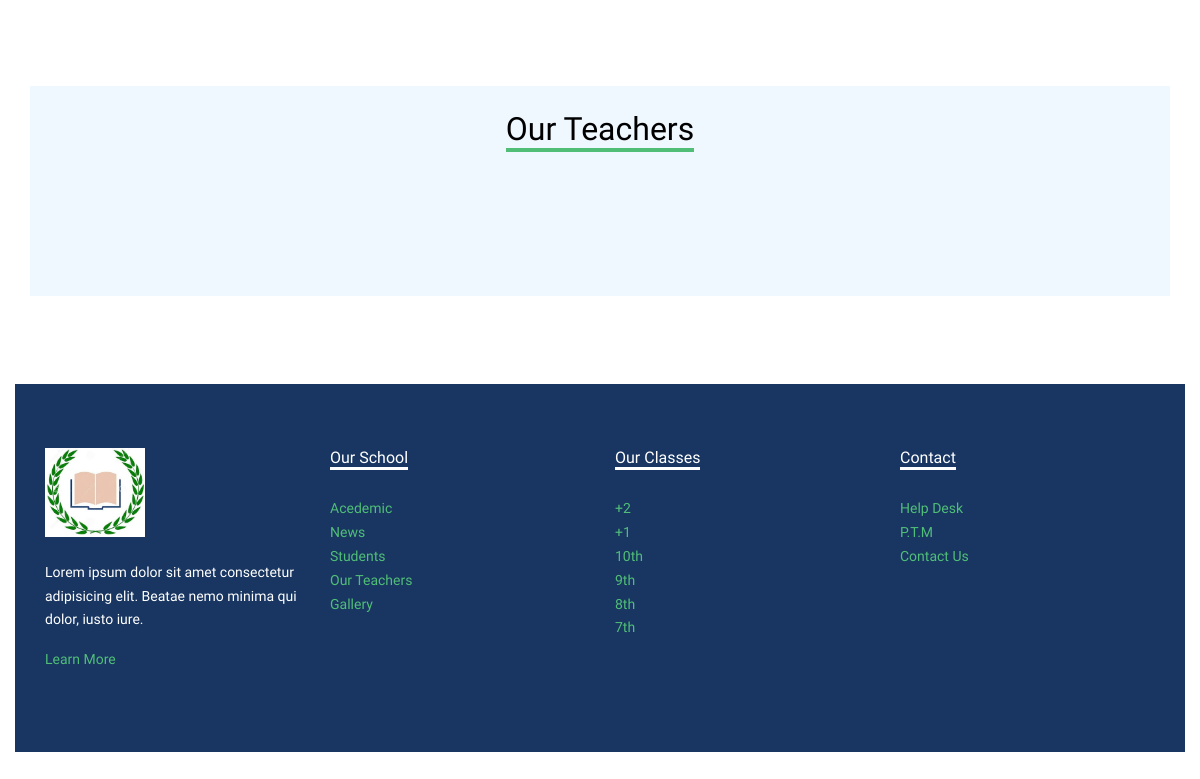
Page /about/ (lower part) on the earlier database version.
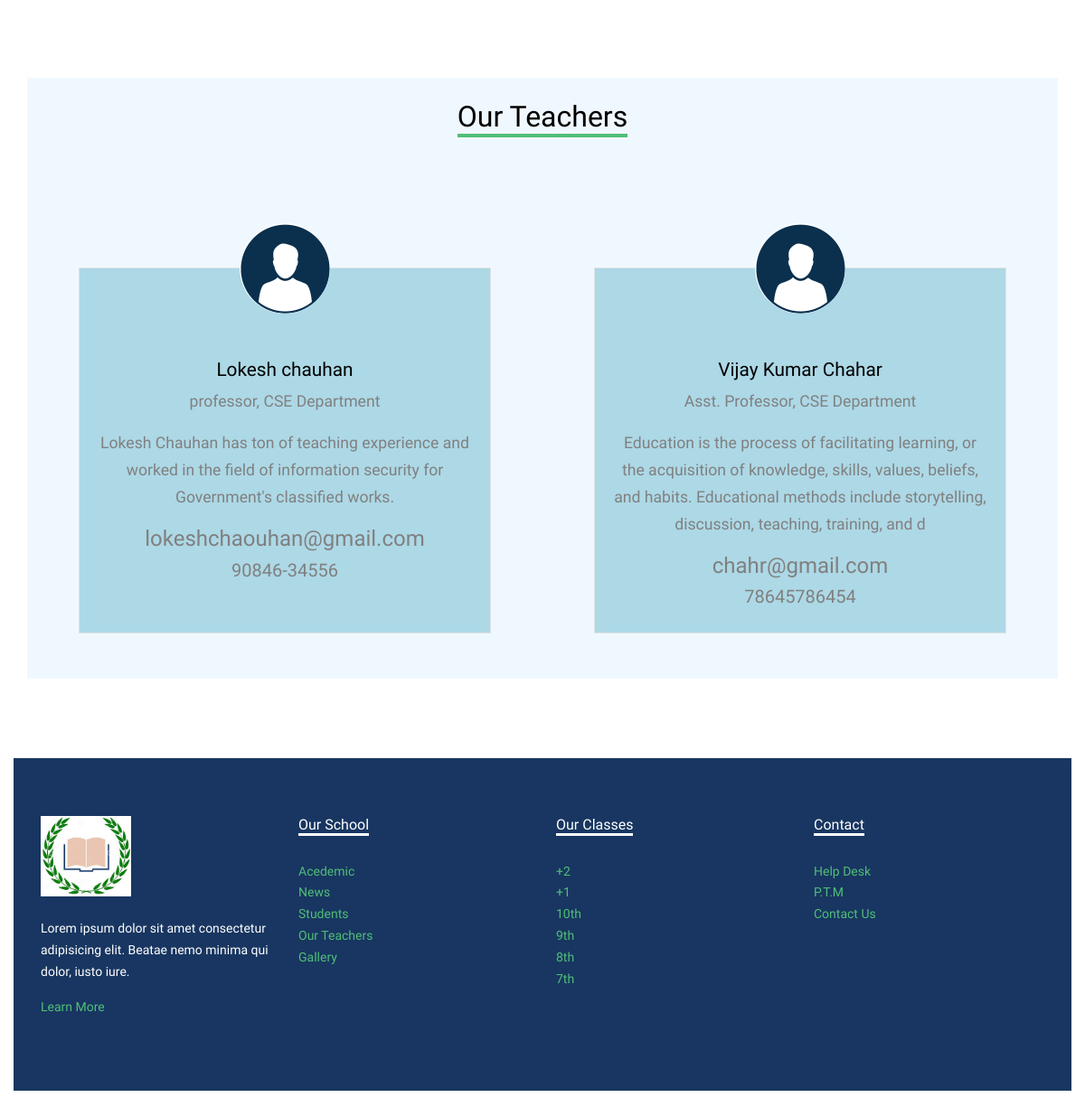
Same page on the later database version.
### review/models.py (models this page shows, shortened)
class Teacher(models.Model):
    name = models.CharField(max_length=40)
    designation = models.CharField(max_length=50)
    about = models.CharField(max_length=200)
    email = models.EmailField(blank=True, null=True)
    other = models.CharField(max_length=100, null=True, blank=True)

### review/views.py (the view)
# urls.py: path('about/', AboutPageView.as_view(), name='about'),
class AboutPageView(TemplateView):
    template_name = 'main/about.html'
    def get(self, request):
        teachers = Teacher.objects.all()
        args = {'teachers': teachers}
        return render(request, self.template_name, args)

### content/templates/main/about.html (shortened to what this page needs)
{% extends 'layout/page.html' %}
{% load i18n %}
{% load bootstrap4 %}
{% load static %}
{% block content %}
<body data-spy="scroll" data-target=".site-navbar-target" data-offset="300">
    <div class="site-section">
      <div class="container" id="teachers" style="background: aliceblue; padding-top: 2%;">
        <div class="d-flex row mb-5 justify-content-center text-center">
          <div class="col-lg-4 mb-5">
            <h2 class="section-title-underline mb-5">
              <span>Our Teachers</span>
            </h2>
          </div>
        </div>
        <div class="row">
          <div class="d-flex" style="justify-content: space-around;">
            {% for teacher in teachers %}
            <div class="feature-1 border person text-center" style="cursor: pointer; background: lightblue; width: 40%;">
                <img alt="Image" class="img-fluid">
              <div class="feature-1-content">
                <h2>{{ teacher.name }}</h2>
                <span class="position mb-3 d-block">{{ teacher.designation }}</span>
                <p>{{ teacher.about }}</p>
                  <h4>{{ teacher.email }}</h4>
                  <h5>{{teacher.other }} </h5>
              </div>
            </div>
              {% endfor %}
          </div>
      </div>
    </div>
{% endblock %}

### content/templates/layout/page.html (shortened to what this page needs)
{% load staticfiles %}
{% load static %}
{% load bootstrap4 %}
<!DOCTYPE html>
<html lang="en">
<head>
  <link rel="stylesheet" href="{% static 'css/bootstrap.min.css' %}">
  <link rel="stylesheet" href="{% static 'css/jquery-ui.css' %}">
  <link rel="stylesheet" href="{% static 'css/owl.carousel.min.css' %}">
  <link rel="stylesheet" href="{% static 'css/owl.theme.default.min.css' %}">
  <link rel="stylesheet" href="{% static 'css/owl.theme.default.min.css' %}">
  <link rel="stylesheet" href="{% static 'css/jquery.fancybox.min.css' %}">
  <link rel="stylesheet" href="{% static 'css/bootstrap-datepicker.css' %}">
  <link rel="stylesheet" href="{% static 'fonts/flaticon/font/flaticon.css' %}">
  <link rel="stylesheet" href="{% static 'css/aos.css' %}">
  <link href="{% static 'css/jquery.mb.YTPlayer.min.css' %}" media="all" rel="stylesheet" type="text/css">
  <link rel="stylesheet" href="{% static 'css/style.css' %}">
</head>
<body data-spy="scroll" data-target=".site-navbar-target" data-offset="300">
    <div class="container-fluid mb-5" style="margin-top: 10%;">
    {% block content %}
    {% endblock %}
    </div>
    <div class="footer">
      <div class="container">
        <div class="row">
          <div class="col-lg-3">
            <p class="mb-4"><img src="{% static 'images/logo4.png' %}" alt="logo" class="img-fluid" width="100px"></p>
            <p>Lorem ipsum dolor sit amet consectetur adipisicing elit. Beatae nemo minima qui dolor, iusto iure.</p>
            <p><a href="#">Learn More</a></p>
          </div>
          <div class="col-lg-3">
            <h3 class="footer-heading"><span>Our School</span></h3>
            <ul class="list-unstyled">
                <li><a href="#">Acedemic</a></li>
                <li><a href="#">News</a></li>
                <li><a href="#">Students</a></li>
                <li><a href="#">Our Teachers</a></li>
                <li><a href="#">Gallery</a></li>
            </ul>
          </div>
          <div class="col-lg-3">
              <h3 class="footer-heading"><span>Our Classes</span></h3>
              <ul class="list-unstyled">
                  <li><a href="#">+2</a></li>
                  <li><a href="#">+1</a></li>
                  <li><a href="#">10th</a></li>
                  <li><a href="#">9th</a></li>
                  <li><a href="#">8th</a></a></li>
                  <li><a href="#">7th</a></li>
              </ul>
          </div>
          <div class="col-lg-3">
              <h3 class="footer-heading"><span>Contact</span></h3>
              <ul class="list-unstyled">
                  <li><a href="#">Help Desk</a></li>
                  <li><a href="#">P.T.M</a></li>
                  <li><a href="#">Contact Us</a></li>
              </ul>
          </div>
        </div>
      </div>
    </div>
  </div>
</body>
</html>

### content/assets/css/style.css (style rules this page uses)
body { line-height: 1.7; color: gray; font-weight: 300; font-size: 1.1rem; }
a { -webkit-transition: .3s all ease; -o-transition: .3s all ease; transition: .3s all ease; }
h1, h2, h3, h4, h5, .h1, .h2, .h3, .h4, .h5 { font-family: "Muli", -apple-system, BlinkMacSystemFont, "Segoe UI", Roboto, "Helvetica Neue", Arial, sans-serif, "Apple Color Emoji", "Segoe UI Emoji", "Segoe UI Symbol", "Noto Color Emoji"; }
.site-section { padding: 2.5em 0; }
@media (min-width: 768px) { .site-section { padding: 5em 0; } }
.section-title-underline { color: #000; }
.section-title-underline span { display: inline-block; border-bottom: 4px solid #51be78; }
.feature-1 .feature-1-content, .person .feature-1-content { padding: 50px 20px 20px 20px; text-align: center; }
.feature-1 .feature-1-content h2, .person .feature-1-content h2 { font-size: 1.3rem; color: #000; }
.person { margin-bottom: 50px !important; }
.person img { width: 100px; height: 100px; margin-top: -50px; border-radius: 50%; margin-left: auto; margin-right: auto; }
.footer { padding: 4rem 0; background: #183661; font-size: 14px; color: #fff; }
.footer .footer-heading { font-size: 16px; color: #fff; margin-bottom: 30px; }
.footer .footer-heading span { border-bottom: 3px solid #fff; }

Differences in the rows shown:
added Teacher: name "Lokesh chauhan", designation "professor, CSE Department", about "Lokesh Chauhan has ton of teaching experience and worked in the field of information security for Government's classified works.", email "lokeshchaouhan@gmail.com", other "90846-34556"
added Teacher: name "Vijay Kumar Chahar", designation "Asst. Professor, CSE Department", about "Education is the process of facilitating learning, or the acquisition of knowledge, skills, values, beliefs, and habits. Educational methods include storytelling, discussion, teaching, training, and d", email "chahr@gmail.com", other "78645786454"
